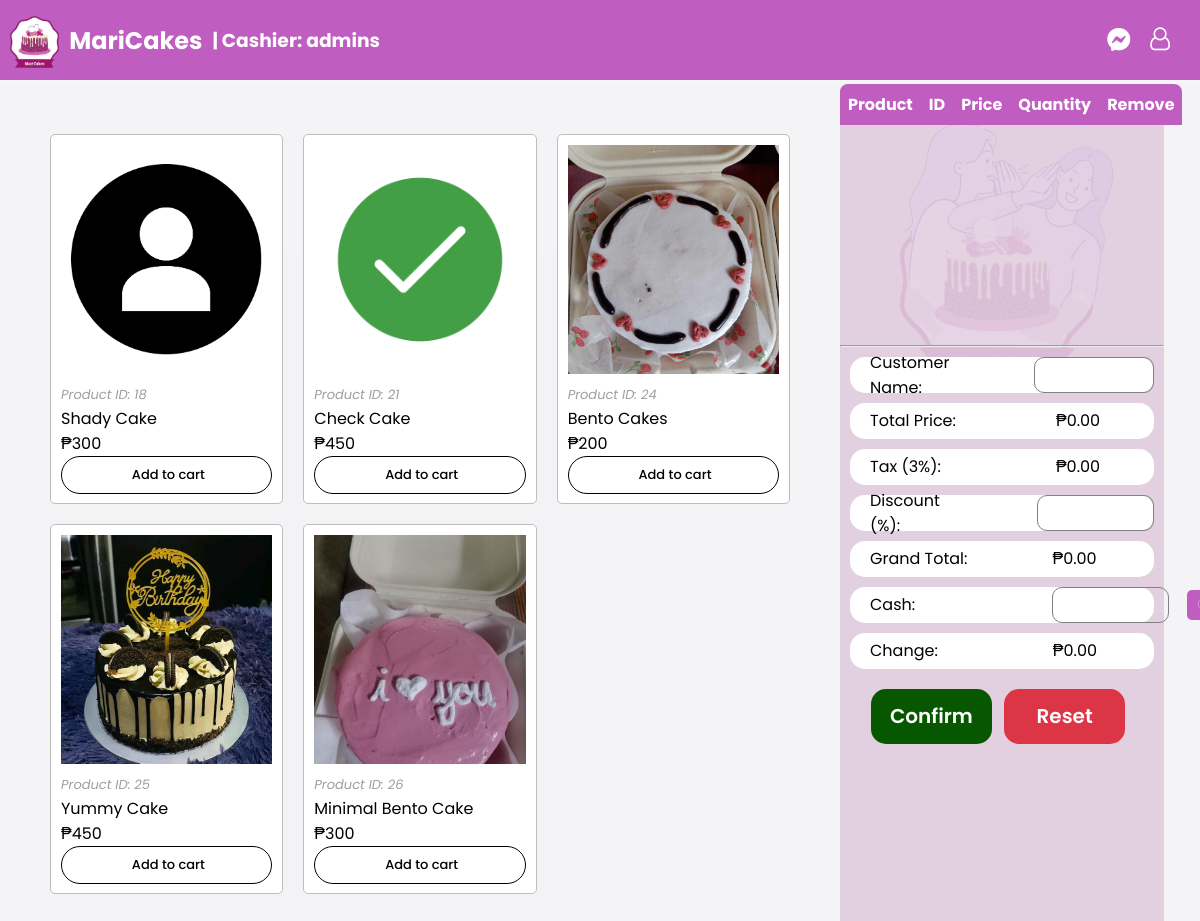
The app's page /maricakes/php/main.php (signed in) with its own data.
### tables this page shows
CREATE TABLE `products` (
  `pro_id` int(50) NOT NULL,
  `pro_name` varchar(50) NOT NULL,
  `pro_price` varchar(50) NOT NULL,
  `pro_img` varchar(255) NOT NULL,
  `availability` varchar(50) NOT NULL
);

### maricakes/process/products.php (the view)
 <?php
 if(mysqli_num_rows($all_products) == 0) {
 ?>
 <div class="item one">
    <img src="../assets/img/logo1.jpg">
    <h2>MariCakes</h2>
 <p>Affordable daw?&nbsp;<button class="add">Add Cakes</button></p>
</div>
 <?php
       } else {
 ?>
    <div class="content-items" id="product-list">
 <?php
    while($row = mysqli_fetch_assoc($all_products)){
 ?>
<div class="item one product-card">
    <img src="../assets/img/<?php echo $row["pro_img"]; ?>">
    <i>Product ID: </i><i class="product-id"><?php echo $row["pro_id"]; ?></i>
    <p class="product-name"><?php echo $row["pro_name"]; ?></p>
    <div class="price">
  <p class="currency">₱</p>
    <p class="product-price"><?php echo $row["pro_price"]; ?></p>
    </div>
    <?php
       if($row["availability"] == "Available") {
          echo '<button class="add-to-cart">&nbsp;Add to cart</button>';
       } elseif($row["availability"] == "Not Available") {
          echo '<button disabled class="add-to-cart">&nbsp;Not Available</button>';
       }
    ?>
</div>
 <?php
    }
 ?>
 <?php
       }
 ?>

### maricakes/assets/css/style.css (style rules this page uses)
* { box-sizing: border-box; margin: 0; font-family: 'Poppins', sans-serif; }
.content-items { display: grid; grid-template-columns: repeat(auto-fill, minmax(210px, 1fr)); grid-template-rows: repeat(2, 370px); grid-gap: 20px; height: 100%; max-height: 100vh; padding: 50px; width: 70%; overflow: hidden; overflow-y: scroll; }
.item { position: relative; background: #fff; border-radius: 5px; border: 1px solid rgb(189, 189, 189); padding: 10px 10px 30px 10px; align-items: center; }
.item i { font-size: 13px; color: rgb(158, 158, 158); user-select: none; }
.price { position: relative; display: flex; }
.item img { width: 100%; height: 70%; object-fit: cover; }
.add-to-cart { font-family: 'Poppins'; background-color: #ffffff; color: #000000; border: 1px solid #000000; font-weight: 500; font-size: 13px; padding: 8px 10px; top: 0px; width: 100%; border-radius: 50px; position: relative; transition: 0.5s; cursor: pointer; }
@media (max-width: 1280px) and (max-height: 1024px) { .content-items { height: 91vh; } }

### maricakes/assets/css/style_add.css (style rules this page uses)
* { margin: 0; padding: 0; font-family: 'Poppins', sans-serif; }
body { background: #f3f3f6b5; }

### maricakes/assets/css/screen.css (style rules this page uses)
@media (max-width: 1280px) and (max-height: 1024px) { .content-items { height: 91vh; } }

### records on screen
products: pro_img (placeholder picture), pro_id "18", pro_name "Shady Cake", pro_price "300", availability "Add to cart"
products: pro_img (picture), pro_id "21", pro_name "Check Cake", pro_price "450", availability "Add to cart"
products: pro_img (picture), pro_id "24", pro_name "Bento Cakes", pro_price "200", availability "Add to cart"
products: pro_img (picture), pro_id "25", pro_name "Yummy Cake", pro_price "450", availability "Add to cart"
products: pro_img (picture), pro_id "26", pro_name "Minimal Bento Cake", pro_price "300", availability "Add to cart"

### other values on screen
$_SESSION['username'] "admins"
